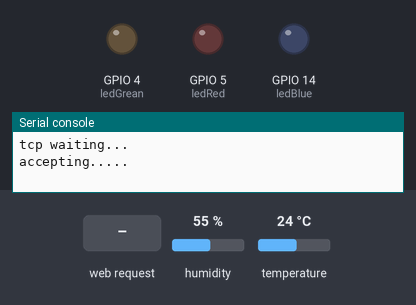
A program run on a simulated ESP8266 board running MicroPython. Parts: output pins drawn as LEDs (lit = HIGH), the last lines printed to the serial console. The test bench sets the inputs (shaded band); at power-on: humidity 55 %, temperature 24 °C. WiFi joins after 1.5 s.

Above: at 3.2 s.
3.3 s: HTTP request GET / received
At 4.3 s:
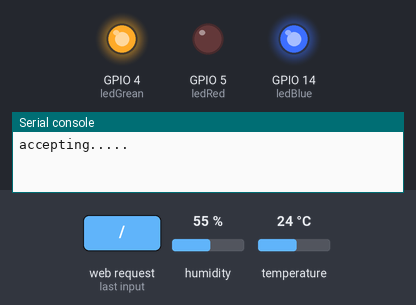
4.8 s: HTTP request GET / received
At 5.5 s:
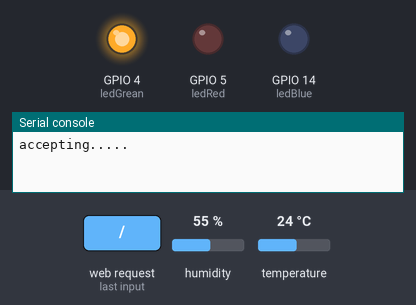
Timing chart, 0 to 7.8 s (numbered marks = the images above; inputs shaded):
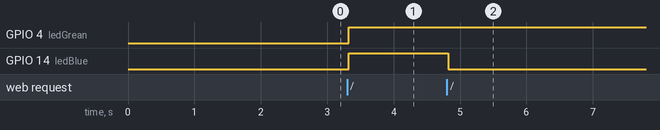

Measured:
- after the input at 3.3 s, GPIO 4 (ledGrean), GPIO 14 (ledBlue): LOW → HIGH at once
- after the input at 4.8 s, GPIO 14 (ledBlue): HIGH → LOW at once

The program:

DataUp.py
```python
import socket
from machine import Pin
from dht import DHT11
from time import *
import network


SSID="NTS"
PASSWORD="nanjingtiansu"
port=80
wlan=None
listenSocket=None

def connectWifi(ssid,passwd): #建立wifi连接
  global wlan
  wlan=network.WLAN(network.STA_IF)
  wlan.active(True)
  wlan.disconnect()
  wlan.connect(ssid,passwd)
  while(wlan.ifconfig()[0]=='0.0.0.0'):
    sleep(1)
  return True


#HTML to send to browsers

hts =  """<!DOCTYPE html>
<html>
<head>
<title>ESP8266 数据上传演示</title>
<meta http-equiv="Content-Type" content="text/html; charset=UTF-8">
<meta http-equiv="refresh" content="1">
<style>
body {background-color: white}
h1 {color:red}
</style>
</head>
<body>
<center><h1>ESP8266 DHT11 温、湿度数据上送</h1>
<form>
<div>
<table>
<tr>
<td>温度：</td><td>%2.2d</td>
</tr>
<tr>
<td>湿度：</td><td>%2.2d</td>
</tr>
</table>
</div>
</form>
</center>
</body>
</html>
"""
#hts = "Start:{0:2.2f} and End:{1:0.3f}"
#Wemos Dpin to GPIO
#D1->GPIO5  ----  红色
#D2->GPIO4  ----  绿色
#D5->GPIO14  ----  蓝色


ledBlue = Pin(14, Pin.OUT)  # 蓝色
ledGrean = Pin(4, Pin.OUT)  # 绿色
ledRed = Pin(5, Pin.OUT)  # 红色

dHt = DHT11(Pin(12))


# 只亮绿色
def greanOnly():
  #ledBlue.off()
  ledGrean.on()
  ledRed.off()


# 只亮红色
def redOnly():
  #ledBlue.off()
  ledGrean.off()
  ledRed.on()


connectWifi(SSID,PASSWORD)
ip=wlan.ifconfig()[0]

listenSocket = socket.socket() #建立一个实例
listenSocket.setsockopt(socket.SOL_SOCKET, socket.SO_REUSEADDR, 1)
listenSocket.bind((ip,port))  #绑定建立网路连接的ip地址和端口
listenSocket.listen(5) #开始侦听

print ('tcp waiting...')

while True:
  print("accepting.....")
  conn, addr = listenSocket.accept()
  print("Got a connection from %s" % str(addr))
  request = conn.recv(1024)
  print("Content = %s" % str(request))
  request = str(request)

  dHt.measure()
  t = dHt.temperature()
  h = dHt.humidity()
  if t > 25:
    redOnly()
  else:
    greanOnly()
  response = hts%(t,h) #html #将html的网页定义装载在回应字段
  conn.send(response) #send到浏览器上，就形成了控制界面
  conn.close()
  if ledBlue.value():
    ledBlue.off()
  else:
    ledBlue.on()
```
